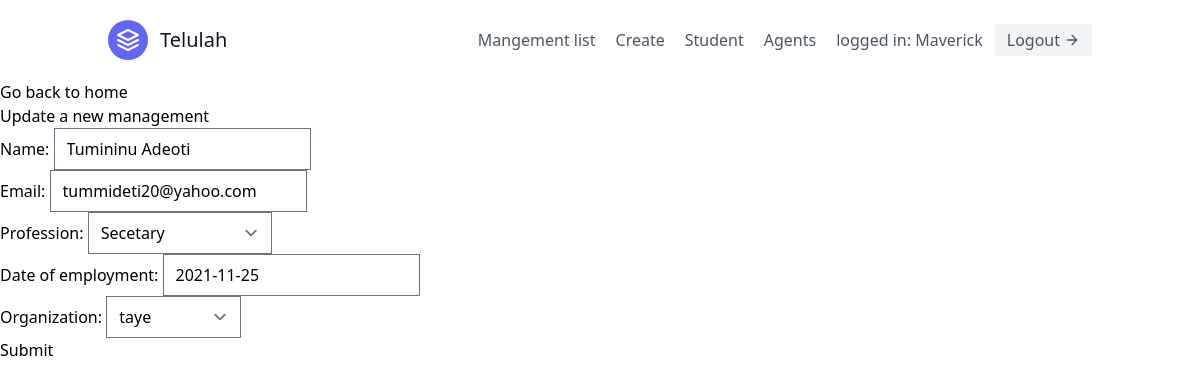
Page /app/4/update/ (signed in) on the committed database.
### app/models.py (models this page shows, shortened)
class User(AbstractUser):
    is_organisor = models.BooleanField(default=True)
    is_agent = models.BooleanField(default=False)
    is_admin=models.BooleanField('Is Admin',default=False)
    is_customer=models.BooleanField('Is Customer',default=True)
    class Meta(AbstractUser.Meta):
        swappable = 'AUTH_USER_MODEL'

class Management(models.Model):
    user = models.ForeignKey(User, on_delete=models.SET_NULL, null=True, blank=True)
    name = models.CharField(max_length=20)
    email = models.EmailField(max_length=25, unique=True)
    profession = models.CharField(choices=PROFESSION, max_length=100)
    organization = models.ForeignKey(UserProfile, null=True, on_delete=models.CASCADE)
    date_of_employment = models.DateField(max_length=20, null=True)

### app/views.py (the view, shortened to what this page needs)
# urls.py: path('<int:pk>/update/', app_update, name='update'),
@login_required
def app_update(request, pk):
     model = Management.objects.get(id=pk)
     form = AppModelForm(instance=model)
     context = {
         'form': form,
        'user': model
    }
     return render(request, 'app_update.html', context=context)

### app/forms.py
class AppModelForm(forms.ModelForm):
    class Meta:
        model = Management
        fields = (
            'name',
            'email',
            'profession',
            'date_of_employment',
            'organization'
        )

### app/models.py (called while the page is built)
    def __str__(self):
        return self.user.username

### app/templates/app_update.html (shortened to what this page needs)
{% extends "base.html" %}
{% block content %}
<a href='/'>Go back to home</a>
<h1>Update a new management</h1>
    <form method='post'>
        {{form.as_p}}
        <input type='submit'/>
    </form>
{% endblock content %}

### app/templates/navbar.html (shortened to what this page needs)
<header class="text-gray-600 body-font">
  <div class="container mx-auto flex flex-wrap p-5 flex-col md:flex-row items-center">
    <a href='/'class="flex title-font font-medium items-center text-gray-900 mb-4 md:mb-0">
      <svg xmlns="http://www.w3.org/2000/svg" fill="none" stroke="currentColor" stroke-linecap="round" stroke-linejoin="round" stroke-width="2" class="w-10 h-10 text-white p-2 bg-indigo-500 rounded-full" viewBox="0 0 24 24">
        <path d="M12 2L2 7l10 5 10-5-10-5zM2 17l10 5 10-5M2 12l10 5 10-5"></path>
      </svg>
      <span class="ml-3 text-xl">Telulah</span>
    </a>
    <nav class="md:ml-auto flex flex-wrap items-center text-base justify-center">
      <a href='{% url 'apps:home' %}' class="mr-5 hover:text-gray-900">Mangement list</a>
      {% if not request.user.is_authenticated %}
      <a href="{% url 'signup'%}" class="mr-5 hover:text-gray-900">Signup</a>
      {%else%}
            <a href='{%url 'apps:create'%}' class="mr-5 hover:text-gray-900">Create</a>
            <a href='{% url 'apps:stu' %}' class="mr-5 hover:text-gray-900">Student</a>
            {% if request.user.is_organisor %}
            <a href='{% url 'agents:agents' %}' class="mr-5 hover:text-gray-900">Agents</a>
            {% endif %}
      {% endif %}
    </nav>
    {% if request.user.is_authenticated %}
       logged in: {{request.user.username}}
      <button class="ml-3 inline-flex items-center bg-gray-100 border-0 py-1 px-3 focus:outline-none hover:bg-gray-200 rounded text-base mt-4 md:mt-0"><a href="{% url 'logout'%}">Logout</a>
      <svg fill="none" stroke="currentColor" stroke-linecap="round" stroke-linejoin="round" stroke-width="2" class="w-4 h-4 ml-1" viewBox="0 0 24 24">
        <path d="M5 12h14M12 5l7 7-7 7"></path>
      </svg>
    </button>
    {% endif %}
  </div>
</header>

### rows in the picture
User: user.username "Maverick"
Management: name "Tumininu Adeoti", email "tummideti20@yahoo.com", profession "Secetary", date_of_employment "2021-11-25", organization "taye"
